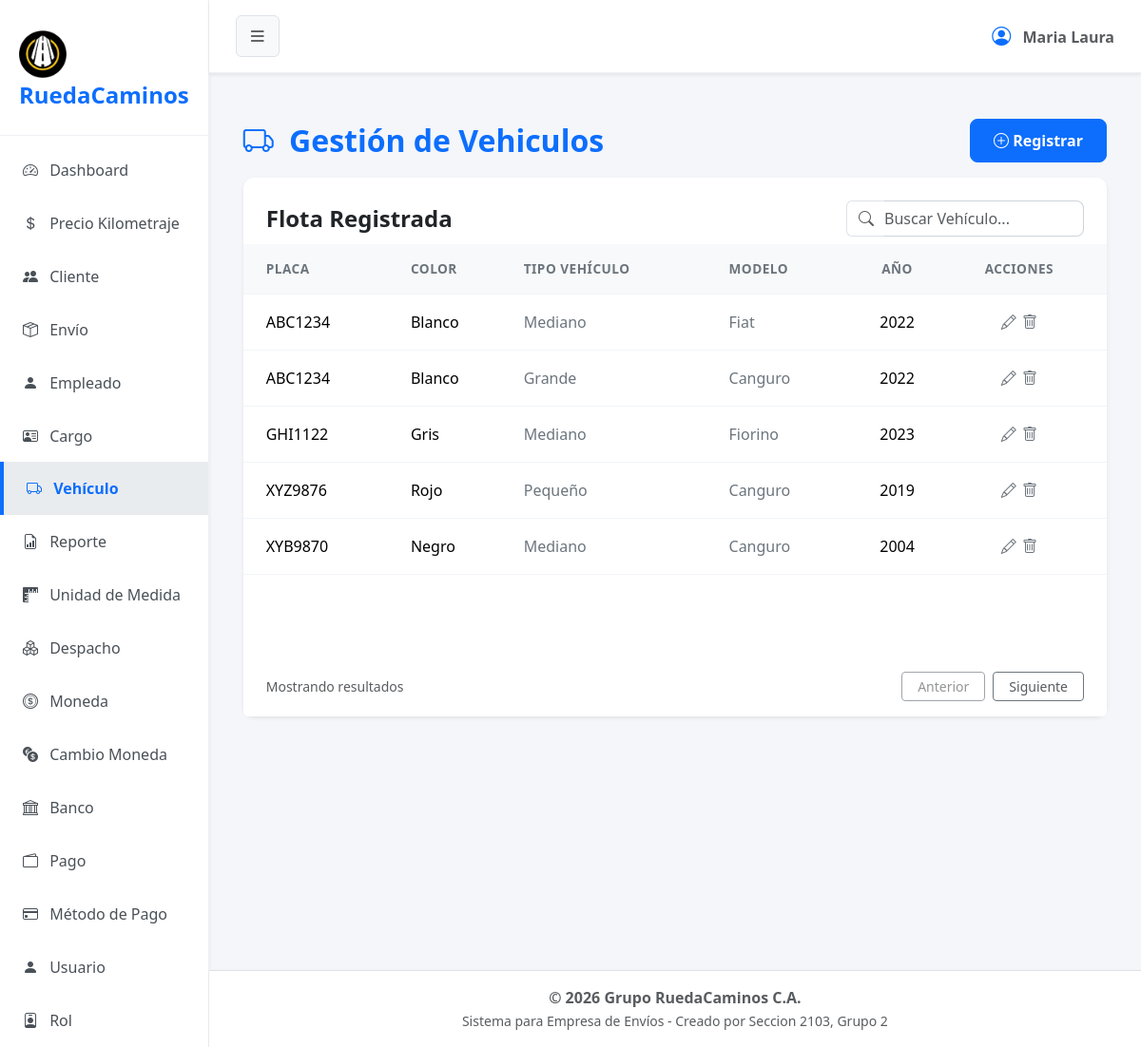
Page /?url=vehiculo on the committed database.
### tables this page shows
CREATE TABLE `vehiculo` (
  `cod_vehiculo` int(2) NOT NULL,
  `placa` varchar(7) NOT NULL,
  `color` varchar(6) NOT NULL,
  `cod_tipovehiculo` int(1) NOT NULL,
  `estado` tinyint(1) NOT NULL,
  `cod_modelo` int(1) NOT NULL,
  `ano` int(4) NOT NULL
);

### app/controller/vehiculoController.php (called while the page is built, shortened)
<?php
    $vehiculo = new Vehiculo();
    $registros = $vehiculo->obt_RegistrosVehiculos();
    include 'app/view/layout/header.php';
    include 'app/view/vehiculo/vehiculoView.php';
    include 'app/view/layout/footer.php';
?>

### index.php (called while the page is built, shortened)
<?php
    $frontController = new FrontController();
?>

### app/config/Conexion.php (called while the page is built, shortened)
<?php
abstract class Conexion
{
    public $host = "localhost";
    public $namedb = "grupo_ruedacaminos";
    public $userdb = "root";
    public $passwd = "";
    public function __construct()
    {
        $this->conexion = $this->getConnection();
    }
    public function getConnection(): PDO
    {
        try {
            $dsn = "mysql:host=" . $this->host . ";dbname=" . $this->namedb . ";charset=utf8";
            $conexion = new PDO($dsn, $this->userdb, $this->passwd);
            $conexion->setAttribute(PDO::ATTR_ERRMODE, PDO::ERRMODE_EXCEPTION);
        } catch (PDOException $error) {
            die('No se pudo conectar a la base de datos, error:' . $error->getMessage());
        }
        return $conexion;
    }
}

### app/model/Vehiculo.php (called while the page is built, shortened)
<?php
class Vehiculo extends Conexion
{
    public function obt_RegistrosVehiculos()
        {
            try {
                $sentencia = "SELECT * FROM vehiculo WHERE estado = 1";
                $select = $this->conexion->prepare($sentencia);
                $select->execute();
                return $select->fetchAll(\PDO::FETCH_ASSOC);
            } catch (\PDOException $e) {
                return [];
            }
        }
}

### app/view/vehiculo/componentes/tabla.php (the view, shortened to what this page needs)
<div class="card-body p-0">
    <div class="table-responsive">
        <table class="table table-hover align-middle mb-0">
            <thead class="table-light table-header-custom">
                <tr>
                    <th class="ps-4">PLACA</th>
                    <th>COLOR</th>
                    <th>TIPO VEHÍCULO</th>
                    <th>MODELO</th>
                    <th class="text-center">AÑO</th>
                    <th class="pe-4 text-center">ACCIONES</th>
                </tr>
            </thead>
            <tbody>
                <?php foreach ($registros as $dato):?>
                    <tr>
                        <td class="ps-4 fw-medium"><?= $dato['placa'] ?></td>
                        <td>
                            <span class="fw-medium"><?= $dato['color'] ?></span>
                        </td>
                        <td class="text-secondary"><?php switch($dato['cod_tipovehiculo']) { case 1: echo "Grande"; break; case 2: echo "Mediano"; break; case 3: echo "Pequeño"; break; default: echo "Desconocido"; } ?></td>
                        <td class="text-secondary"><?php switch($dato['cod_modelo']) { case 1: echo "Fiat"; break; case 2: echo "Canguro"; break; case 3: echo "Fiorino"; break; default: echo "Desconocido"; } ?></td>
                        <td class="text-center">
                            <span class="fw-medium"><?= $dato['ano'] ?></span>
                        </td>
                        <td class="pe-4 text-center">
                            <button type="button" class="btn btn-link text-secondary p-0 m-0 align-baseline" title="Actualizar" data-bs-toggle="modal" data-bs-target="#actualizarVehiculo"
                                datos-cod-vehiculo="<?php echo $dato['cod_vehiculo']; ?>"
                                datos-placa="<?php echo $dato['placa']; ?>"
                                datos-color="<?php echo $dato['color']; ?>"
                                datos-tipovehiculo="<?php echo $dato['cod_tipovehiculo']; ?>"
                                datos-modelo="<?php echo $dato['cod_modelo']; ?>"
                                datos-ano="<?php echo $dato['ano']; ?>"
                                >
                                <i class="bi bi-pencil"></i>
                            </button>
                            <form action="?url=vehiculo" method="POST" style="display: inline;">
                                <fieldset style="display: inline;">
                                    <button type="submit" name="tipoSolicitud" value="eliminar" class="btn btn-link text-secondary p-0 m-0 align-baseline" title="Eliminar" onclick="return confirm('¿Está seguro de eliminar este vehículo?');">
                                        <i class="bi bi-trash"></i>
                                    </button>
                                </fieldset>
                            </form>
                        </td>
                    </tr>
                <?php endforeach; ?>
            </tbody>
        </table>
    </div>
</div>

### app/controller/FrontController.php (shortened to what this page needs)
<?php
    class FrontController {
        private $dir;
        private $controller;
        private $url;
        public function __construct() {
            if (isset($_REQUEST["url"])) {
                $this->url = $_REQUEST["url"];
                $this->dir = 'app/controller/';
                $this->controller = 'Controller.php';
                $this->getURL();
            } else {
                echo "<script>location='?url=dashboard'</script>";
            }
        }
        private function getURL() {
            if(file_exists($this->dir.$this->url.$this->controller)) {
                require_once($this->dir.$this->url.$this->controller);
            } else {
                echo "<h2>Error 404: Módulo no encontrado</h2>";
                echo "<p>El controlador para '{$this->url}' no existe.</p>";
                echo "<a href='?url=dashboard'>Volver al inicio</a>";
            }
        }
    }
?>

### app/view/layout/header.php (shortened to what this page needs)
<!DOCTYPE html>
<html lang="es">
<head>
    <link href="assets/css/bootstrap.min.css" rel="stylesheet">
    <link href="assets/css/styles.css" rel="stylesheet">
    <link href="assets/icons/bootstrap-icons/font/bootstrap-icons.min.css" rel="stylesheet">
</head>
<body>
    <?php
    $current_url = isset($_GET['url']) ? $_GET['url'] : 'dashboard';
    ?>
    <div class="d-flex" id="wrapper">
        <div id="sidebar-wrapper" class="shadow-sm">
            <div class="sidebar-heading">
                <img src="app/view/img/logo2.png" alt="Logo" class="img-fluid mt-2" style="max-width: 50px;">RuedaCaminos
            </div>
            <div class="list-group list-group-flush mt-2">
                <a href="?url=dashboard" class="list-group-item list-group-item-action <?= $current_url == 'dashboard' ? 'active' : '' ?>">
                    <i class="bi bi-speedometer2 me-2"></i> Dashboard
                </a>
                <a href="?url=kilometraje" class="list-group-item list-group-item-action <?= $current_url == 'kilometraje' ? 'active' : '' ?>">
                    <i class="bi bi-currency-dollar me-2"></i> Precio Kilometraje
                </a>
                <a href="?url=cliente" class="list-group-item list-group-item-action <?= $current_url == 'cliente' ? 'active' : '' ?>">
                    <i class="bi bi-people-fill me-2"></i> Cliente
                </a>
                <a href="?url=envio" class="list-group-item list-group-item-action <?= $current_url == 'envio' ? 'active' : '' ?>">
                    <i class="bi bi-box-seam me-2"></i> Envío
                </a>
                <a href="?url=empleado" class="list-group-item list-group-item-action <?= $current_url == 'empleado' ? 'active' : '' ?>">
                    <i class="bi bi-person-fill me-2"></i> Empleado
                </a>
                <a href="?url=rol" class="list-group-item list-group-item-action <?= $current_url == 'cargo' ? 'active' : '' ?>">
                    <i class="bi bi-person-vcard me-2" ></i> Cargo
                </a>
                <a href="?url=vehiculo" class="list-group-item list-group-item-action <?= $current_url == 'vehiculo' ? 'active' : '' ?>">
                    <i class="bi bi-truck me-2"></i> Vehículo
                </a>
                <a href="?url=reporte" class="list-group-item list-group-item-action <?= $current_url == 'reporte' ? 'active' : '' ?>">
                    <i class="bi bi-file-earmark-bar-graph me-2"></i> Reporte
                </a>
                <a href="?url=unidadesmedida" class="list-group-item list-group-item-action <?= $current_url == 'unidadesmedida' ? 'active' : '' ?>">
                    <i class="bi bi-rulers me-2"></i> Unidad de Medida
                </a>
                <a href="?url=despacho" class="list-group-item list-group-item-action <?= $current_url == 'despacho' ? 'active' : '' ?>">
                    <i class="bi bi-boxes me-2"></i> Despacho
                </a>
                <a href="?url=moneda" class="list-group-item list-group-item-action <?= $current_url == 'moneda' ? 'active' : '' ?>">
                    <i class="bi bi-coin me-2"></i> Moneda
                </a>
                <a href="?url=cambiomoneda" class="list-group-item list-group-item-action <?= $current_url == 'cambiomoneda' ? 'active' : '' ?>">
                    <i class="bi bi-currency-exchange me-2"></i> Cambio Moneda
                </a>
                <a href="?url=bancos" class="list-group-item list-group-item-action <?= $current_url == 'bancos' ? 'active' : '' ?>">
                    <i class="bi bi-bank me-2"></i> Banco
                </a>
                <a href="?url=pago" class="list-group-item list-group-item-action <?= $current_url == 'pago' ? 'active' : '' ?>">
                    <i class="bi bi-wallet2 me-2"></i> Pago
                </a>
                <a href="?url=metodospago" class="list-group-item list-group-item-action <?= $current_url == 'metodospago' ? 'active' : '' ?>">
                    <i class="bi bi-credit-card me-2"></i> Método de Pago
                </a>
                <a href="?url=usuario" class="list-group-item list-group-item-action <?= $current_url == 'usuario' ? 'active' : '' ?>">
                    <i class="bi bi-person-fill me-2"></i> Usuario
                </a>
                <a href="?url=rol" class="list-group-item list-group-item-action <?= $current_url == 'rol' ? 'active' : '' ?>">
                    <i class="bi bi-person-badge me-2"></i> Rol
                </a>
            </div>
        </div>
        <div id="page-content-wrapper" class="d-flex flex-column min-vh-100 w-100">
            <nav class="navbar navbar-expand-lg navbar-light shadow-sm">
                <div class="container-fluid">
                    <button class="btn btn-light border" id="sidebarToggle"><i class="bi bi-list fs-5"></i></button>
                    <div class="ms-auto d-flex align-items-center">
                        <span class="text-muted fw-bold"><i class="bi bi-person-circle fs-5 me-2 text-primary"></i> Maria Laura</span>
                    </div>
                </div>
            </nav>
            <main class="container-fluid">

### app/view/vehiculo/vehiculoView.php (shortened to what this page needs)
<main class="container-fluid py-5 px-4">
    <div class="row">
        <div class="col-12 mb-4">
            <header class="d-flex justify-content-between align-items-center mb-3">
                <h2 class="mb-0 text-primary fw-bold"><i class="bi bi-truck me-2"></i> Gestión de Vehiculos</h2>
                <button type="button" class="btn btn-primary" data-bs-toggle="modal" data-bs-target="#registrarVehiculo">
                    <i class="bi bi-plus-circle"></i> Registrar
                </button>
            </header>
            <section class="card shadow-sm border-0 h-100">
                <div class="card-header bg-white border-bottom-0 pt-4 pb-2 px-4 d-flex justify-content-between align-items-center">
                    <h4 class="mb-0 fw-bold">Flota Registrada</h4>
                    <div class="input-group" style="max-width: 250px;">
                        <span class="input-group-text bg-transparent border-end-0 text-muted">
                            <i class="bi bi-search"></i>
                        </span>
                        <input type="text" class="form-control border-start-0 ps-0 text-muted" placeholder="Buscar Vehículo...">
                    </div>
                </div>
                <?php require 'componentes/tabla.php'; ?>
                <footer class="card-footer bg-white border-top-0 d-flex justify-content-between align-items-center px-4 py-3">
                    <span class="text-muted small">Mostrando resultados</span>
                    <div class="d-flex gap-2">
                        <button class="btn btn-outline-secondary btn-sm px-3 text-muted" disabled>Anterior</button>
                        <button class="btn btn-outline-secondary btn-sm px-3 text-muted">Siguiente</button>
                    </div>
                </footer>
            </section>
        </div>
    </div>
</main>

### app/view/layout/footer.php (shortened to what this page needs)
        </main>
        <footer class="bg-white text-center py-3 mt-auto border-top w-100 shadow-sm">
            <div class="container-fluid">
                <p class="mb-0 text-muted fw-semibold">&copy; <?= date('Y') ?> Grupo RuedaCaminos C.A.</p>
                <small class="text-muted">Sistema para Empresa de Envíos - Creado por Seccion 2103, Grupo 2</small>
            </div>
        </footer>
    </div>
</div>
</body>
</html>

### assets/css/styles.css (style rules this page uses)
body { background-color: #f4f6f9; font-family: 'Segoe UI', Tahoma, Geneva, Verdana, sans-serif; overflow-x: hidden; }
#wrapper { display: flex; transition: all 0.3s ease-in-out; }
#sidebar-wrapper { min-height: 100vh; width: 250px; background-color: #ffffff; border-right: 1px solid #eef0f3; transition: margin .25s ease-out; }
#sidebar-wrapper .sidebar-heading { padding: 1.5rem 1.25rem; font-size: 1.5rem; font-weight: 800; color: #0d6efd; border-bottom: 1px solid #eef0f3; }
#sidebar-wrapper .list-group { width: 100%; }
#page-content-wrapper { min-width: 0; width: 100%; display: flex; flex-direction: column; }
.list-group-item { border: none; padding: 1rem 1.5rem; font-weight: 500; color: #495057; border-left: 4px solid transparent; }
.list-group-item.active { background-color: #e9ecef; color: #0d6efd; border-color: #0d6efd; border-left: 4px solid #0d6efd; font-weight: 700; }
.navbar { background-color: #ffffff; border-bottom: 1px solid #eef0f3; padding: 1rem; }
.card { box-shadow: 0 4px 12px rgba(0,0,0,0.05); border: none; border-radius: 12px; margin-bottom: 1.5rem; }
.card-header { background-color: #ffffff; border-bottom: 1px solid #eef0f3; font-weight: 600; border-top-left-radius: 12px !important; border-top-right-radius: 12px !important; }
.form-control, .form-select { border-radius: 8px; border-color: #ced4da; }
.btn-primary, .btn-success { border-radius: 8px; padding: 10px 24px; font-weight: 600; }
.table > :not(caption) > * > * { padding: 1rem 0.75rem; border-bottom-color: #f1f5f9; }
.table-header-custom th { color: #6c757d; font-weight: 600; font-size: 0.85rem; letter-spacing: 0.5px; }

### rows in the picture
vehiculo: placa "ABC1234", color "Blanco", shows "Mediano", shows "Fiat", ano "2022"
vehiculo: placa "ABC1234", color "Blanco", shows "Grande", shows "Canguro", ano "2022"
vehiculo: placa "GHI1122", color "Gris", shows "Mediano", shows "Fiorino", ano "2023"
vehiculo: placa "XYZ9876", color "Rojo", shows "Pequeño", shows "Canguro", ano "2019"
vehiculo: placa "XYB9870", color "Negro", shows "Mediano", shows "Canguro", ano "2004"
